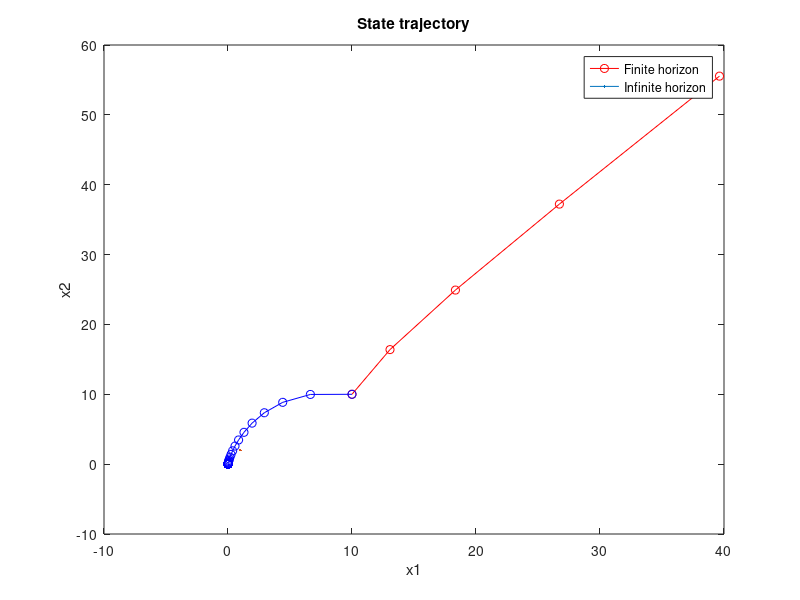

Recreate this plot in MATLAB.
close all;
clear all;

%% A. Finite Horizon Controller
N = 5; % minimum value to have same final cost
x0 = [10 10]';

A = [4/3 -2/3; ...
     1 0];
B = [1 0]';
C = [-2/3 1];
D = 0;

R = 0.001;
Q = C' * C + 0.001 * eye(2);
Pnow = Q;

P = zeros(2 * N, 2);

P(2 * N - 1, :) = Pnow(1, :);
P(2 * N, :) = Pnow(2, :);

% discrete time Riccati equation

for i = N-1:-1:1
    Pnext = A' * Pnow * A + Q - A' * Pnow * B * inv(B' * Pnow * B + R) * B' * Pnow * A;
    P(i * 2 - 1 , :) = Pnext(1, :);
    P(i * 2, :) = Pnext(2, :);
    Pnow = Pnext;
end

F = zeros(2 * N, 1);
for i = N:-1:1
    Pnow = [P(i * 2 - 1, :); P(i * 2, :)];
    Fnext = - inv(B' * Pnow * B + R) * B' * Pnow * A;
    F(i * 2 - 1 , :) = Fnext(1);
    F(i * 2, :) = Fnext(2);
end

% state trajectory
u = zeros(2, N);
x = zeros(2, N);

x(:, 1) = x0;

for i=1:N-1
    Fnow = [F(i * 2 - 1); F(i * 2)];
    u(:, i) = Fnow' * x(:, i);
    x(:, i + 1) = A * x(:, i) + B' * u(:, i);
end

figure(1)
plot(x(1, 1:N), x(2, 1:N), 'ro-', LineWidth=2)
hold on;
title('State trajectory')
xlabel('x1')
ylabel('x2')

Finite_cost = 0;

for i=1:N-1
    Finite_cost = Finite_cost + x(:, i)' * Q * x(:, i) + u(:, i)' * R * u(:, i);
end

%% Receding horizon fashion
x0 = [10 10]';
x = x0;
n = 1;
% while x(1) ~= 0 && x(2) ~= 0
%     [K, S, CLP] = dlqr(A, B, Q, R);
%     x = A * x + B * K * x;
%     n = n + 1;
% end

%% B. Infinite horizon LQR controller
N = 1000;
x0 = [10 10]';

A = [4/3 -2/3; ...
     1 0];
B = [1 0]';
C = [-2/3 1];
D = 0;

R = 0.001;
Q = C' * C + 0.001 * eye(2);
Pnow = Q;

P = zeros(2 * N, 2);

P(2 * N - 1, :) = Pnow(1, :);
P(2 * N, :) = Pnow(2, :);

% discrete time Riccati equation

for i = N-1:-1:1
    Pnext = A' * Pnow * A + Q - A' * Pnow * B * inv(B' * Pnow * B + R) * B' * Pnow * A;
    P(i * 2 - 1 , :) = Pnext(1, :);
    P(i * 2, :) = Pnext(2, :);
    Pnow = Pnext;
end

F = zeros(2 * N, 1);
for i = N:-1:1
    Pnow = [P(i * 2 - 1, :); P(i * 2, :)];
    Fnext = - inv(B' * Pnow * B + R) * B' * Pnow * A;
    F(i * 2 - 1 , :) = Fnext(1);
    F(i * 2, :) = Fnext(2);
end

% state trajectory
u = zeros(2, N);
x = zeros(2, N);

x(:, 1) = x0;

for i=1:N-1
    Fnow = [F(i * 2 - 1); F(i * 2)];
    u(:, i) = Fnow' * x(:, i);
    x(:, i + 1) = A * x(:, i) + B' * u(:, i);
end

plot(x(1, 1:N), x(2, 1:N), 'bo-', LineWidth=2)
hold off;
legend('Finite horizon', 'Infinite horizon')

Inf_cost = 0;

for i=1:N
    Inf_cost = Inf_cost + x(:, i)' * Q * x(:, i) + u(:, i)' * R * u(:, i);
end

% %% verify costs are the same
% if round(Finite_cost, 4) == round(Inf_cost, 4) 
%     fprintf('Costs are the same!\n')
%     fprintf('Final cost = %f\n', Finite_cost)
% else
%     fprintf('ERROR!! Costs are different!\n')
% end